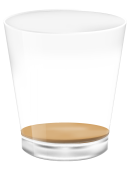
#> input picture lvgl/examples/assets/animimg001.png, 130 x 170 px
$ python img_to_H.py lvgl/examples/assets/animimg001.png 100 100 out.png
#> lines starting #> are read from the running program, lines starting #| are printed output that depends on the picture
from PIL import Image
import sys
import os


def rgb888_to_rgb565(r, g, b):
    return ((r & 0xF8) << 8) | ((g & 0xFC) << 3) | (b >> 3)


def convert_image(input_path, output_path, width, height, array_name="image_data"):

#> called with input_path = 'lvgl/examples/assets/animimg001.png', output_path = 'out.png', width = 100, height = 100, array_name = 'out'
    img = Image.open(input_path).convert("RGB")
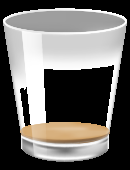
#> img: PIL image 130x170 RGB; mean R, G, B 110.8, 108.2, 105.1

    # масштабирование с сохранением пропорций
    img_ratio = img.width / img.height
#> img_ratio = 0.765
    target_ratio = width / height

    if img_ratio > target_ratio:
        new_height = height
        new_width = int(height * img_ratio)
    else:
        new_width = width
        new_height = int(width / img_ratio)
#> new_height = 130

    img = img.resize((new_width, new_height), Image.LANCZOS)
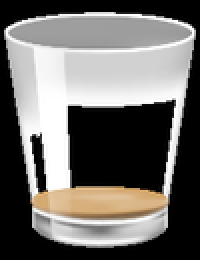
#> img: PIL image 100x130 RGB (shown 2 times larger); mean R, G, B 111.1, 108.6, 105.4

    # центрированная обрезка
    left = (new_width - width) // 2
    top = (new_height - height) // 2
#> top = 15
    right = left + width
    bottom = top + height
#> bottom = 115

    img = img.crop((left, top, right, bottom))
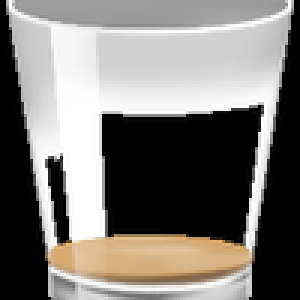
#> img: PIL image 100x100 RGB (shown 3 times larger); mean R, G, B 124.7, 121.4, 117.2

    pixels = list(img.getdata())
#> pixels = 10000 items, first 6: (5, 5, 5), (0, 0, 0), (185, 185, 185), (254, 254, 254), (211, 211, 211), (154, 154, 154)

    rgb565_pixels = [rgb888_to_rgb565(r, g, b) for r, g, b in pixels]
#> rgb565_pixels = 10000 values, max 65535 at index 3, min 0 at index 1, mean 32266.5

    with open(output_path, "w") as f:
        f.write("#pragma once\n")
        f.write("#include <stdint.h>\n\n")
        f.write(f"#define {array_name.upper()}_WIDTH {width}\n")
        f.write(f"#define {array_name.upper()}_HEIGHT {height}\n\n")

        f.write(f"const uint16_t {array_name}[{width*height}] = {{\n")

        for i, p in enumerate(rgb565_pixels):
            f.write(f"0x{p:04X}, ")
            if (i + 1) % width == 0:
                f.write("\n")
#> this loop made 10000 passes
#> p on passes 1 to 3: 32, 0, 48599

        f.write("};\n")


if __name__ == "__main__":

    if len(sys.argv) < 5:
        print("usage: python img2rgb565.py input.png width height output.h")
        sys.exit(1)

    input_img = sys.argv[1]
    width = int(sys.argv[2])
    height = int(sys.argv[3])
    output_file = sys.argv[4]

    name = os.path.splitext(os.path.basename(output_file))[0]

    convert_image(input_img, output_file, width, height, name)

$ run again, on lvgl/examples/assets/animimg003.png
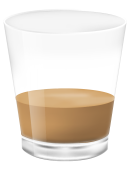
#> input picture lvgl/examples/assets/animimg003.png, 130 x 170 px
#> in convert_image, `img = img.resize((new_width, new_height), Image.LANCZOS)`:
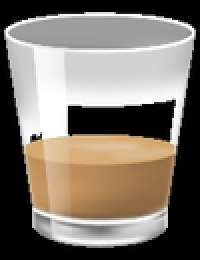
#> img: PIL image 100x130 RGB (shown 2 times larger); mean R, G, B 127.3, 118.7, 109
#> in convert_image, `img = img.crop((left, top, right, bottom))`:
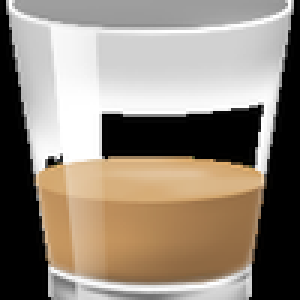
#> img: PIL image 100x100 RGB (shown 3 times larger); mean R, G, B 145.7, 134.6, 121.9
#> pixels = 10000 items, first 6: (5, 5, 5), (0, 0, 0), (185, 185, 185), (254, 254, 254), (211, 211, 211), (154, 154, 154)
#> rgb565_pixels = 10000 values, max 65535 at index 3, min 0 at index 1, mean 37674.3
#> the loop in convert_image, `for i, p in enumerate(rgb565_pixels):` made 10000 passes
#> p on passes 1 to 3: 32, 0, 48599
